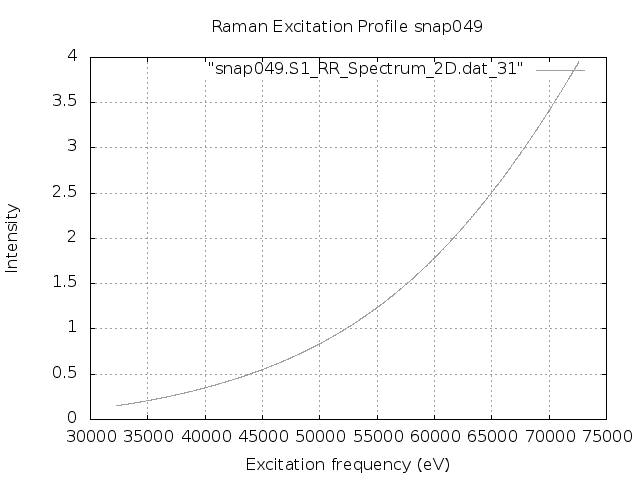

This chart was generated by the following gnuplot code:
set terminal png
set output "snap049.S1.REP_frozen.png"
set xlabel 'Excitation frequency (eV)'
set ylabel 'Intensity'
set title "Raman Excitation Profile snap049"
set grid
set autoscale
plot "snap049.S1_RR_Spectrum_2D.dat_31" with lines lc "blue"
exit
